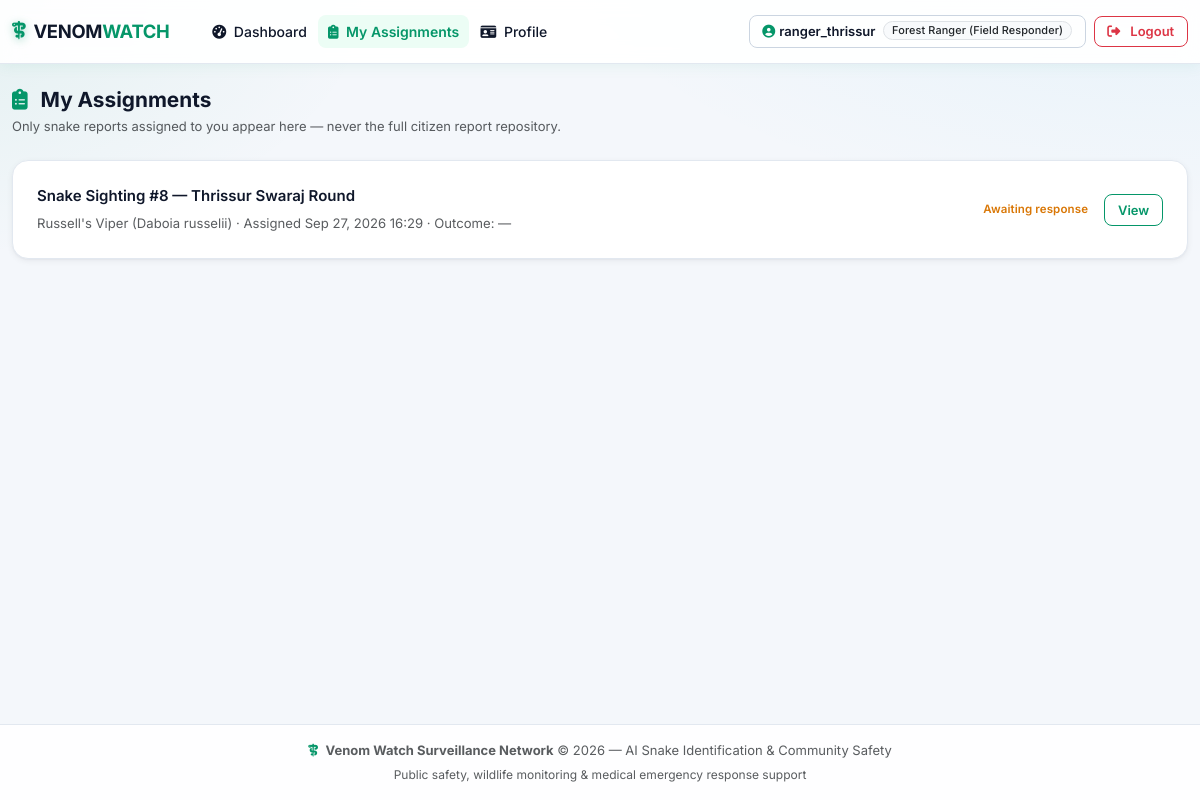
Page /ranger/assignments/ (signed in) on the earlier database version.
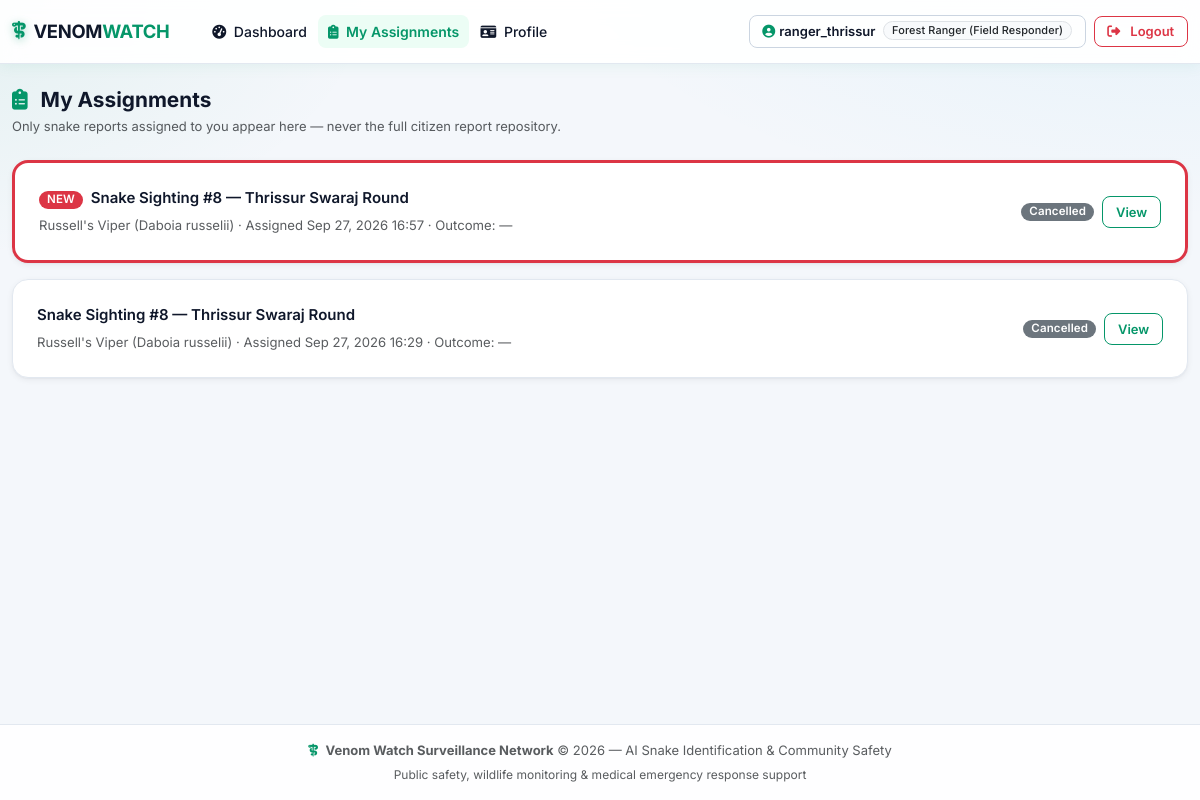
Same page on the later database version.
### reports/models.py (models this page shows, shortened)
class RangerAssignment(models.Model):
    STATUS_ASSIGNED = 'ASSIGNED'
    STATUS_ACCEPTED = 'ACCEPTED'
    STATUS_ON_THE_WAY = 'ON_THE_WAY'
    STATUS_AT_LOCATION = 'AT_LOCATION'
    STATUS_COMPLETED = 'COMPLETED'
    STATUS_DECLINED = 'DECLINED'
    STATUS_CANCELLED = 'CANCELLED'
    STATUS_CHOICES = [
        (STATUS_ASSIGNED, 'Assigned'),
        (STATUS_ACCEPTED, 'Accepted'),
        (STATUS_ON_THE_WAY, 'On the way'),
        (STATUS_AT_LOCATION, 'At location'),
        (STATUS_COMPLETED, 'Completed'),
        (STATUS_DECLINED, 'Declined'),
        (STATUS_CANCELLED, 'Cancelled'),
    ]
    ACTIVE_STATUSES = [STATUS_ASSIGNED, STATUS_ACCEPTED, STATUS_ON_THE_WAY, STATUS_AT_LOCATION]
    OUTCOME_CHOICES = [
        ('SNAKE_CAPTURED', 'Snake Captured'),
        ('SNAKE_ESCAPED', 'Snake Escaped'),
        ('SNAKE_NOT_FOUND', 'Snake Not Found'),
        ('FALSE_REPORT', 'False Report'),
        ('OTHER', 'Other'),
    ]
    ALLOWED_TRANSITIONS = {
        STATUS_ASSIGNED: {STATUS_ACCEPTED, STATUS_DECLINED},
        STATUS_ACCEPTED: {STATUS_ON_THE_WAY},
        STATUS_ON_THE_WAY: {STATUS_AT_LOCATION},
        STATUS_AT_LOCATION: {STATUS_COMPLETED},
    }
    sighting = models.ForeignKey(SightingReport, on_delete=models.CASCADE, related_name='ranger_assignments')
    ranger = models.ForeignKey(User, on_delete=models.PROTECT, related_name='ranger_assignments',
                               limit_choices_to={'profile__role': 'ranger'})
    assigned_by = models.ForeignKey(User, on_delete=models.SET_NULL, null=True, blank=True,
                                    related_name='assignments_created')
    assigned_at = models.DateTimeField(auto_now_add=True)
    responded_at = models.DateTimeField(null=True, blank=True,
                                        help_text="When the ranger accepted or declined")
    completed_at = models.DateTimeField(null=True, blank=True)
    status = models.CharField(max_length=20, choices=STATUS_CHOICES, default=STATUS_ASSIGNED)
    distance_km = models.FloatField(null=True, blank=True,
                                    help_text="Haversine distance from ranger base to report at assignment time")
    outcome = models.CharField(max_length=30, choices=OUTCOME_CHOICES, blank=True, null=True)
    notes = models.TextField(blank=True, null=True, help_text="Ranger field notes captured at completion")
    outcome_image = models.ImageField(upload_to='assignment_outcomes/', blank=True, null=True)
    is_read = models.BooleanField(default=False)
    read_at = models.DateTimeField(null=True, blank=True)
    class Meta:
        ordering = ['-assigned_at']

class SightingReport(models.Model):
    STATUS_PENDING = 'PENDING'
    STATUS_VERIFIED = 'VERIFIED'
    STATUS_REJECTED = 'REJECTED'
    STATUS_RESOLVED = 'RESOLVED'
    STATUS_CHOICES = [
        (STATUS_PENDING, 'Pending AI & Authority Verification'),
        (STATUS_VERIFIED, 'Verified Sighting'),
        (STATUS_REJECTED, 'Rejected / False Alarm'),
        (STATUS_RESOLVED, 'Captured / Area Cleared'),
    ]
    VENOM_HIGHLY = 'HIGHLY_VENOMOUS'
    VENOM_MODERATE = 'VENOMOUS'
    VENOM_SAFE = 'NON_VENOMOUS'
    VENOM_CHOICES = [
        (VENOM_HIGHLY, 'Highly Venomous'),
        (VENOM_MODERATE, 'Venomous'),
        (VENOM_SAFE, 'Non-Venomous'),
    ]
    user = models.ForeignKey(User, on_delete=models.SET_NULL, null=True, blank=True, related_name='reports')
    title = models.CharField(max_length=200, default="Snake Sighting")
    original_image = models.ImageField(upload_to='sightings/')
    processed_image = models.ImageField(upload_to='processed_sightings/', blank=True, null=True)
    latitude = models.FloatField(help_text="Latitude in decimal degrees")
    longitude = models.FloatField(help_text="Longitude in decimal degrees")
    location_name = models.CharField(max_length=255, help_text="Street, District, or Landmark Name")
    status = models.CharField(max_length=20, choices=STATUS_CHOICES, default=STATUS_PENDING)
    created_at = models.DateTimeField(auto_now_add=True)
    updated_at = models.DateTimeField(auto_now=True)
    ai_detected = models.BooleanField(default=False)
    snake_detected = models.BooleanField(default=False)
    snake_confidence = models.FloatField(default=0.0, null=True, blank=True)
    venomous = models.BooleanField(null=True, blank=True)
    venom_confidence = models.FloatField(default=0.0, null=True, blank=True)
    species_predicted = models.CharField(max_length=150, blank=True, null=True)
    common_name = models.CharField(max_length=150, blank=True, null=True)
    venom_category = models.CharField(max_length=30, choices=VENOM_CHOICES, default=VENOM_SAFE)
    toxicity_level = models.CharField(max_length=50, default='SAFE')
    danger_score = models.IntegerField(default=10)
    ai_confidence = models.FloatField(default=0.0)
    model_1_name = models.CharField(max_length=150, default="venomwatch_cnn2_final (CNN)")
    model_2_name = models.CharField(max_length=150, default="venom_watch_cnn2_keras")
    notes = models.TextField(blank=True, null=True, help_text="Additional observer details")
    verified_by = models.ForeignKey(User, on_delete=models.SET_NULL, null=True, blank=True, related_name='verified_reports')
    authority_notes = models.TextField(blank=True, null=True)
    duplicate_flag = models.BooleanField(default=False, help_text="Flagged as potential duplicate sighting")
    duplicate_of = models.ForeignKey('self', on_delete=models.SET_NULL, null=True, blank=True, related_name='duplicates')
    spam_flag = models.BooleanField(default=False, help_text="Flagged as suspicious/spam submission")
    spam_reason = models.CharField(max_length=255, blank=True, null=True)
    RESPONSE_UNASSIGNED = 'UNASSIGNED'
    RESPONSE_ASSIGNED = 'ASSIGNED'
    RESPONSE_IN_PROGRESS = 'IN_PROGRESS'
    RESPONSE_RESOLVED = 'RESOLVED'
    RESPONSE_STATUS_CHOICES = [
        (RESPONSE_UNASSIGNED, 'Unassigned'),
        (RESPONSE_ASSIGNED, 'Responder Assigned'),
        (RESPONSE_IN_PROGRESS, 'Response in Progress'),
        (RESPONSE_RESOLVED, 'Captured / Resolved'),
    ]
    assigned_responder = models.ForeignKey(User, on_delete=models.SET_NULL, null=True, blank=True, related_name='assigned_tasks')
    response_status = models.CharField(max_length=20, choices=RESPONSE_STATUS_CHOICES, default=RESPONSE_UNASSIGNED)
    class Meta:
        ordering = ['-created_at']

### ranger/views.py (the view)
# urls.py: path('assignments/', views.assignment_list_view, name='assignments'),
@login_required
@ranger_required
@never_cache
def assignment_list_view(request):
    assignments = (
        RangerAssignment.objects.filter(ranger=request.user)
        .select_related('sighting')
    )
    return render(request, 'ranger/assignments.html', {
        'assignments': assignments,
        'unread_count': assignments.filter(is_read=False).count(),
    })

### accounts/models.py (called while the page is built)
    @property
    def effective_role(self):
        if self.user.is_superuser:
            return self.ROLE_ADMIN
        return self.role

    @property
    def is_ranger(self):
        return self.effective_role == self.ROLE_RANGER

    @property
    def is_admin(self):
        return self.effective_role == self.ROLE_ADMIN

    @property
    def is_authority_officer(self):
        return self.effective_role == self.ROLE_AUTHORITY

    @property
    def is_authority(self):
        return self.is_admin or self.is_authority_officer

### templates/ranger/assignments.html (shortened to what this page needs)
{% extends 'base.html' %}
{% block content %}
<div class="container py-4">
    <h2 class="fw-bold mb-1" style="font-size: 1.3rem; color: var(--text);">
        <i class="fa-solid fa-clipboard-list me-2" style="color: var(--primary);"></i> My Assignments
    </h2>
    <p class="text-muted mb-4" style="font-size: 0.8125rem;">
        Only snake reports assigned to you appear here — never the full citizen report repository.
    </p>
    {% if assignments %}
        {% for a in assignments %}
            <div class="card-clean p-4 mb-3 {% if not a.is_read %}border-start border-danger border-3{% endif %}">
                <div class="d-flex flex-wrap justify-content-between align-items-center gap-2">
                    <div>
                        <p class="fw-semibold mb-1" style="font-size: 0.9375rem;">
                            {% if not a.is_read %}<span class="badge bg-danger me-1">NEW</span>{% endif %}
                            Snake Sighting #{{ a.sighting.id }} — {{ a.sighting.location_name }}
                        </p>
                        <small class="text-muted">
                            {{ a.sighting.species_predicted|default:"Snake" }} ·
                            Assigned {{ a.assigned_at|date:"M j, Y H:i" }} ·
                            Outcome: {{ a.get_outcome_display|default:"—" }}
                        </small>
                    </div>
                    <div class="d-flex align-items-center gap-2">
                        {% if a.status == 'COMPLETED' %}
                            <span class="badge" style="background: var(--success-light); color: var(--success);">Completed</span>
                        {% elif a.status == 'DECLINED' %}
                            <span class="badge bg-secondary">Declined</span>
                        {% elif a.status == 'CANCELLED' %}
                            <span class="badge bg-secondary">Cancelled</span>
                        {% elif a.status == 'ASSIGNED' %}
                            <span class="badge" style="background: var(--warning-light); color: var(--warning);">Awaiting response</span>
                        {% else %}
                            <span class="badge" style="background: var(--info-light); color: var(--info);">{{ a.get_status_display }}</span>
                        {% endif %}
                        <a href="{% url 'ranger:assignment_detail' pk=a.pk %}" class="btn btn-outline-teal btn-sm">View</a>
                    </div>
                </div>
            </div>
        {% endfor %}
    {% else %}
        <div class="text-center py-5 text-muted">
            <i class="fa-solid fa-folder-open fa-2x mb-2 d-block" style="color: var(--border-hover);"></i>
            <p class="mb-0" style="font-size: 0.875rem;">No assignments yet.</p>
        </div>
    {% endif %}
</div>
{% endblock %}

Differences in the rows shown:
added RangerAssignment: is_read "NEW", sighting.id "8", sighting.location_name "Thrissur Swaraj Round", sighting.species_predicted "Russell's Viper (Daboia russelii)", assigned_at "Sep 27, 2026 16:57", outcome "—", status "Cancelled"
changed RangerAssignment "Sep 27, 2026 16:29": status "Awaiting response" → "Cancelled"
